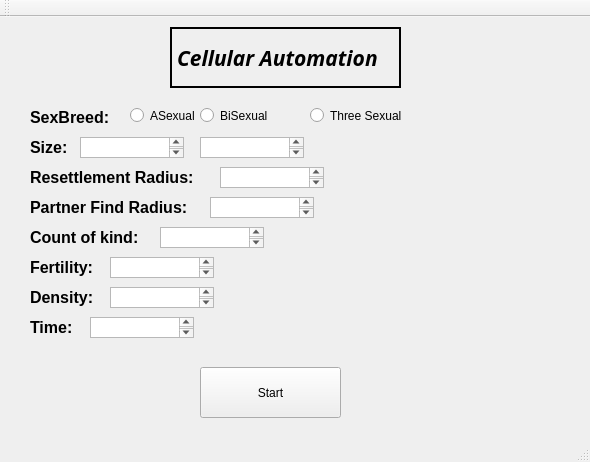
<?xml version="1.0" encoding="UTF-8"?>
<ui version="4.0">
 <class>MainWindow</class>
 <widget class="QMainWindow" name="MainWindow">
  <property name="geometry">
   <rect>
    <x>0</x>
    <y>0</y>
    <width>590</width>
    <height>462</height>
   </rect>
  </property>
  <property name="windowTitle">
   <string>MainWindow</string>
  </property>
  <widget class="QWidget" name="centralWidget">
   <widget class="QLabel" name="label">
    <property name="geometry">
     <rect>
      <x>170</x>
      <y>10</y>
      <width>231</width>
      <height>61</height>
     </rect>
    </property>
    <property name="font">
     <font>
      <family>Helonia</family>
      <pointsize>16</pointsize>
      <weight>75</weight>
      <italic>true</italic>
      <bold>true</bold>
     </font>
    </property>
    <property name="frameShape">
     <enum>QFrame::WinPanel</enum>
    </property>
    <property name="text">
     <string>Cellular Automation</string>
    </property>
   </widget>
   <widget class="QPushButton" name="Start">
    <property name="geometry">
     <rect>
      <x>200</x>
      <y>350</y>
      <width>141</width>
      <height>51</height>
     </rect>
    </property>
    <property name="text">
     <string>Start</string>
    </property>
   </widget>
   <widget class="QLabel" name="label_2">
    <property name="geometry">
     <rect>
      <x>30</x>
      <y>120</y>
      <width>51</width>
      <height>21</height>
     </rect>
    </property>
    <property name="font">
     <font>
      <pointsize>12</pointsize>
      <weight>75</weight>
      <bold>true</bold>
     </font>
    </property>
    <property name="text">
     <string>Size:</string>
    </property>
   </widget>
   <widget class="QLabel" name="label_3">
    <property name="geometry">
     <rect>
      <x>30</x>
      <y>90</y>
      <width>91</width>
      <height>21</height>
     </rect>
    </property>
    <property name="font">
     <font>
      <pointsize>12</pointsize>
      <weight>75</weight>
      <bold>true</bold>
     </font>
    </property>
    <property name="text">
     <string>SexBreed:</string>
    </property>
   </widget>
   <widget class="QRadioButton" name="radioButton">
    <property name="geometry">
     <rect>
      <x>130</x>
      <y>90</y>
      <width>82</width>
      <height>17</height>
     </rect>
    </property>
    <property name="text">
     <string>ASexual</string>
    </property>
    <attribute name="buttonGroup">
     <string notr="true">buttonGroup</string>
    </attribute>
   </widget>
   <widget class="QRadioButton" name="radioButton_3">
    <property name="geometry">
     <rect>
      <x>310</x>
      <y>90</y>
      <width>91</width>
      <height>17</height>
     </rect>
    </property>
    <property name="text">
     <string>Three Sexual</string>
    </property>
    <attribute name="buttonGroup">
     <string notr="true">buttonGroup</string>
    </attribute>
   </widget>
   <widget class="QLabel" name="label_4">
    <property name="geometry">
     <rect>
      <x>30</x>
      <y>150</y>
      <width>191</width>
      <height>21</height>
     </rect>
    </property>
    <property name="font">
     <font>
      <pointsize>12</pointsize>
      <weight>75</weight>
      <bold>true</bold>
     </font>
    </property>
    <property name="text">
     <string>Resettlement Radius: </string>
    </property>
   </widget>
   <widget class="QLabel" name="label_5">
    <property name="geometry">
     <rect>
      <x>30</x>
      <y>180</y>
      <width>181</width>
      <height>21</height>
     </rect>
    </property>
    <property name="font">
     <font>
      <pointsize>12</pointsize>
      <weight>75</weight>
      <bold>true</bold>
     </font>
    </property>
    <property name="text">
     <string>Partner Find Radius:</string>
    </property>
   </widget>
   <widget class="QLabel" name="label_6">
    <property name="geometry">
     <rect>
      <x>30</x>
      <y>240</y>
      <width>81</width>
      <height>21</height>
     </rect>
    </property>
    <property name="font">
     <font>
      <pointsize>12</pointsize>
      <weight>75</weight>
      <bold>true</bold>
     </font>
    </property>
    <property name="text">
     <string>Fertility:</string>
    </property>
   </widget>
   <widget class="QLabel" name="label_7">
    <property name="geometry">
     <rect>
      <x>30</x>
      <y>270</y>
      <width>81</width>
      <height>21</height>
     </rect>
    </property>
    <property name="font">
     <font>
      <pointsize>12</pointsize>
      <weight>75</weight>
      <bold>true</bold>
     </font>
    </property>
    <property name="text">
     <string>Density:</string>
    </property>
   </widget>
   <widget class="QLabel" name="label_8">
    <property name="geometry">
     <rect>
      <x>30</x>
      <y>210</y>
      <width>131</width>
      <height>21</height>
     </rect>
    </property>
    <property name="font">
     <font>
      <pointsize>12</pointsize>
      <weight>75</weight>
      <bold>true</bold>
     </font>
    </property>
    <property name="text">
     <string>Count of kind:</string>
    </property>
   </widget>
   <widget class="QLabel" name="label_9">
    <property name="geometry">
     <rect>
      <x>30</x>
      <y>300</y>
      <width>81</width>
      <height>21</height>
     </rect>
    </property>
    <property name="font">
     <font>
      <pointsize>12</pointsize>
      <weight>75</weight>
      <bold>true</bold>
     </font>
    </property>
    <property name="text">
     <string>Time:</string>
    </property>
   </widget>
   <widget class="QTextEdit" name="SizeW">
    <property name="geometry">
     <rect>
      <x>80</x>
      <y>120</y>
      <width>104</width>
      <height>21</height>
     </rect>
    </property>
   </widget>
   <widget class="QTextEdit" name="SizeH">
    <property name="geometry">
     <rect>
      <x>200</x>
      <y>120</y>
      <width>104</width>
      <height>21</height>
     </rect>
    </property>
   </widget>
   <widget class="QTextEdit" name="RadDisp">
    <property name="geometry">
     <rect>
      <x>220</x>
      <y>150</y>
      <width>104</width>
      <height>21</height>
     </rect>
    </property>
   </widget>
   <widget class="QTextEdit" name="RadBreed">
    <property name="geometry">
     <rect>
      <x>210</x>
      <y>180</y>
      <width>104</width>
      <height>21</height>
     </rect>
    </property>
   </widget>
   <widget class="QTextEdit" name="CountKind">
    <property name="geometry">
     <rect>
      <x>160</x>
      <y>210</y>
      <width>104</width>
      <height>21</height>
     </rect>
    </property>
   </widget>
   <widget class="QTextEdit" name="Time">
    <property name="geometry">
     <rect>
      <x>90</x>
      <y>300</y>
      <width>104</width>
      <height>21</height>
     </rect>
    </property>
   </widget>
   <widget class="QTextEdit" name="Density">
    <property name="geometry">
     <rect>
      <x>110</x>
      <y>270</y>
      <width>104</width>
      <height>21</height>
     </rect>
    </property>
   </widget>
   <widget class="QTextEdit" name="Fertility">
    <property name="geometry">
     <rect>
      <x>110</x>
      <y>240</y>
      <width>104</width>
      <height>21</height>
     </rect>
    </property>
   </widget>
   <widget class="QRadioButton" name="radioButton_2">
    <property name="geometry">
     <rect>
      <x>200</x>
      <y>90</y>
      <width>91</width>
      <height>17</height>
     </rect>
    </property>
    <property name="text">
     <string>BiSexual</string>
    </property>
    <attribute name="buttonGroup">
     <string notr="true">buttonGroup</string>
    </attribute>
   </widget>
  </widget>
  <widget class="QMenuBar" name="menuBar">
   <property name="geometry">
    <rect>
     <x>0</x>
     <y>0</y>
     <width>590</width>
     <height>21</height>
    </rect>
   </property>
  </widget>
  <widget class="QToolBar" name="mainToolBar">
   <attribute name="toolBarArea">
    <enum>TopToolBarArea</enum>
   </attribute>
   <attribute name="toolBarBreak">
    <bool>false</bool>
   </attribute>
  </widget>
  <widget class="QStatusBar" name="statusBar"/>
 </widget>
 <layoutdefault spacing="6" margin="11"/>
 <resources/>
 <connections/>
 <buttongroups>
  <buttongroup name="buttonGroup"/>
 </buttongroups>
</ui>
